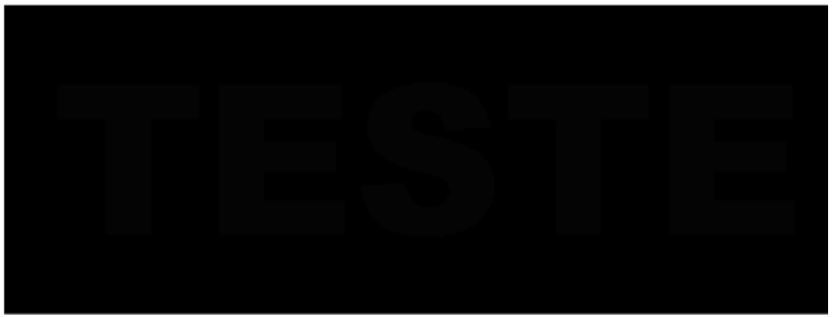
%> input picture EstudoProva/ImagemTesteEscuro.bmp, 833 x 317 px
$ octave '10_EqualizarHistograma_(TornarMsgEscuraNitida).m'   (GNU Octave 9; MATLAB toolbox functions it lacks are replaced by stand-ins)
%> lines starting %> are read from the running program, lines starting %| are printed output that depends on the picture
pkg load image;
clc;

imgEsc = imread('ImagemTesteEscuro.bmp');
%> imgEsc is the input picture: size 317x833 uint8; min 0, max 255, mean 10.1

#imgEsc = rgb2gray(img); caso a imagem não esteja em tons de cinza.

imgEq = histeq(imgEsc); #função de equalizar o histograma
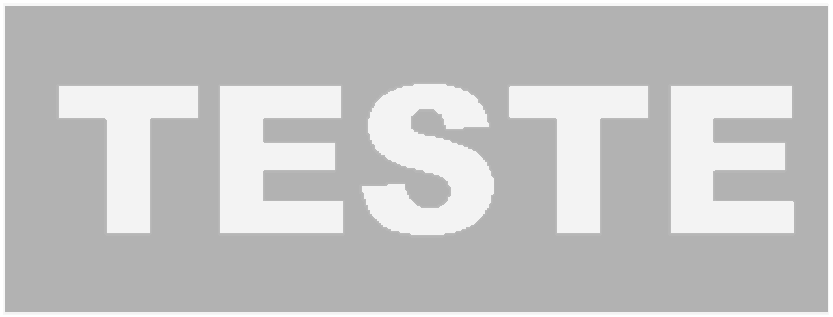
%> imgEq: size 317x833 uint8; min 178, max 255, mean 195.8
imgEq = imgEq*255;
%> imgEq: size 317x833 uint8; every value is 255
imgEq= uint8(imgEq);


figure(1),colormap(gray),imshow(imgEsc), title('Imagem Escura');
figure(2),colormap(gray),imshow(imgEq), title('Imagem Equalizada');

figure(3),colormap(gray),imhist(imgEsc), title('Histograma Imagem Escura');
%> after `title('Histograma Imagem Escura')`:
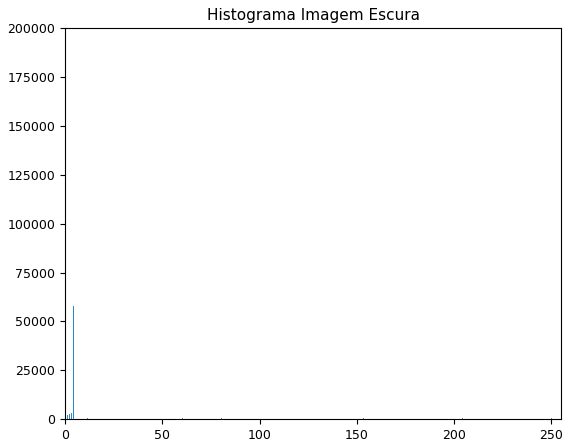
%> figure redrawn from the program's plot data; highest point at x = 0, y = 185858
figure(4),colormap(gray),imhist(imgEq), title('Histograma Imagem Equalizada');
%> after `title('Histograma Imagem Equalizada')`:
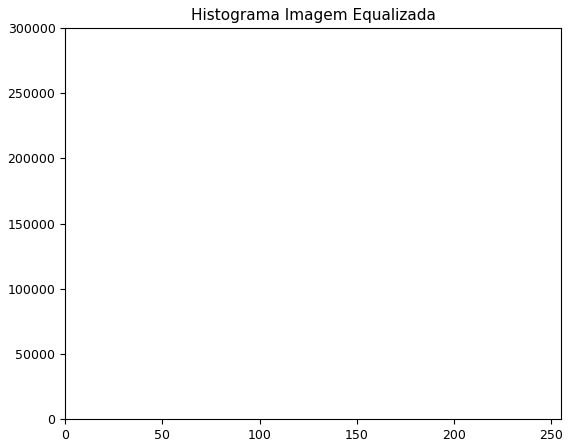
%> figure redrawn from the program's plot data; highest point at x = 255, y = 264061

imwrite(imgEq,'imagemEqualizadaAula.bmp');
